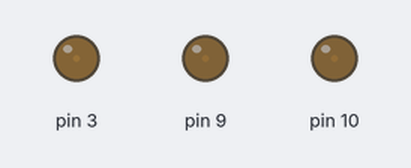
This sketch was run on a simulated Arduino Uno, built with avr-gcc and run on an emulated ATmega328P. Parts: output pins drawn as LEDs (lit = HIGH).

Above: at 0.05 s.
At 0.95 s:
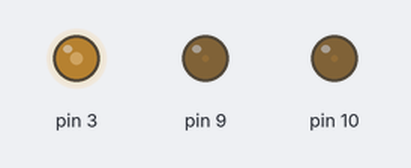
At 2.15 s:
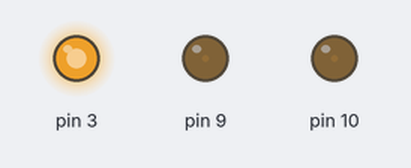
At 3.65 s:
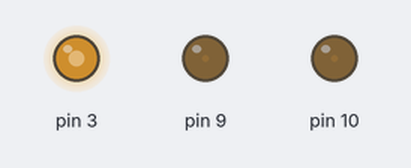
At 7.35 s:
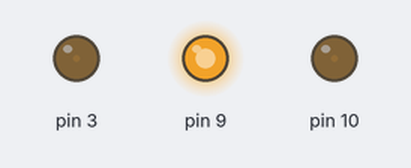
At 14.65 s:
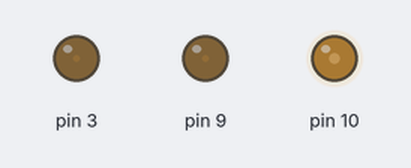
Timing chart, 0 to 20.1 s (numbered marks = the images above):
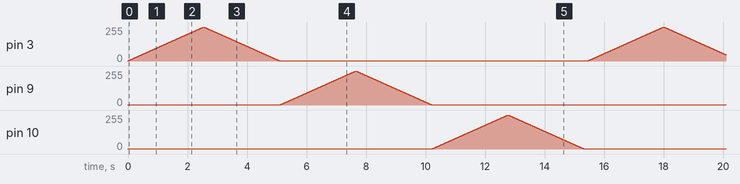

The sketch:

LEDStripFlasher.ino
```cpp
int brightness[3] = {1, 1, 1};
int flasherDirection = 1;
int theFlash = 0;
void setup() {
  // put your setup code here, to run once
analogWrite(3, brightness[0]);
analogWrite(9, brightness[1]);
analogWrite(10, brightness[2]);
}

void loop() {
  // put your main code here, to run repeatedly:

  while (theFlash <=2) {
    if (flasherDirection == 0) {
        if (brightness[theFlash] > 1) {
          brightness[theFlash] -= 1;
        } else {
          flasherDirection = 1;
          theFlash++;
        }

      } else if (flasherDirection == 1) {
        if (brightness[theFlash] < 255) {
          brightness[theFlash] += 1;
        } else {
          flasherDirection = 0;
        }
      }
    analogWrite(3, brightness[0]);
    analogWrite(9, brightness[1]);
    analogWrite(10, brightness[2]);
    delay(10);
  }
  if (theFlash == 2) {
    theFlash = 0;
  } else {
    theFlash++;
  }
}
```
